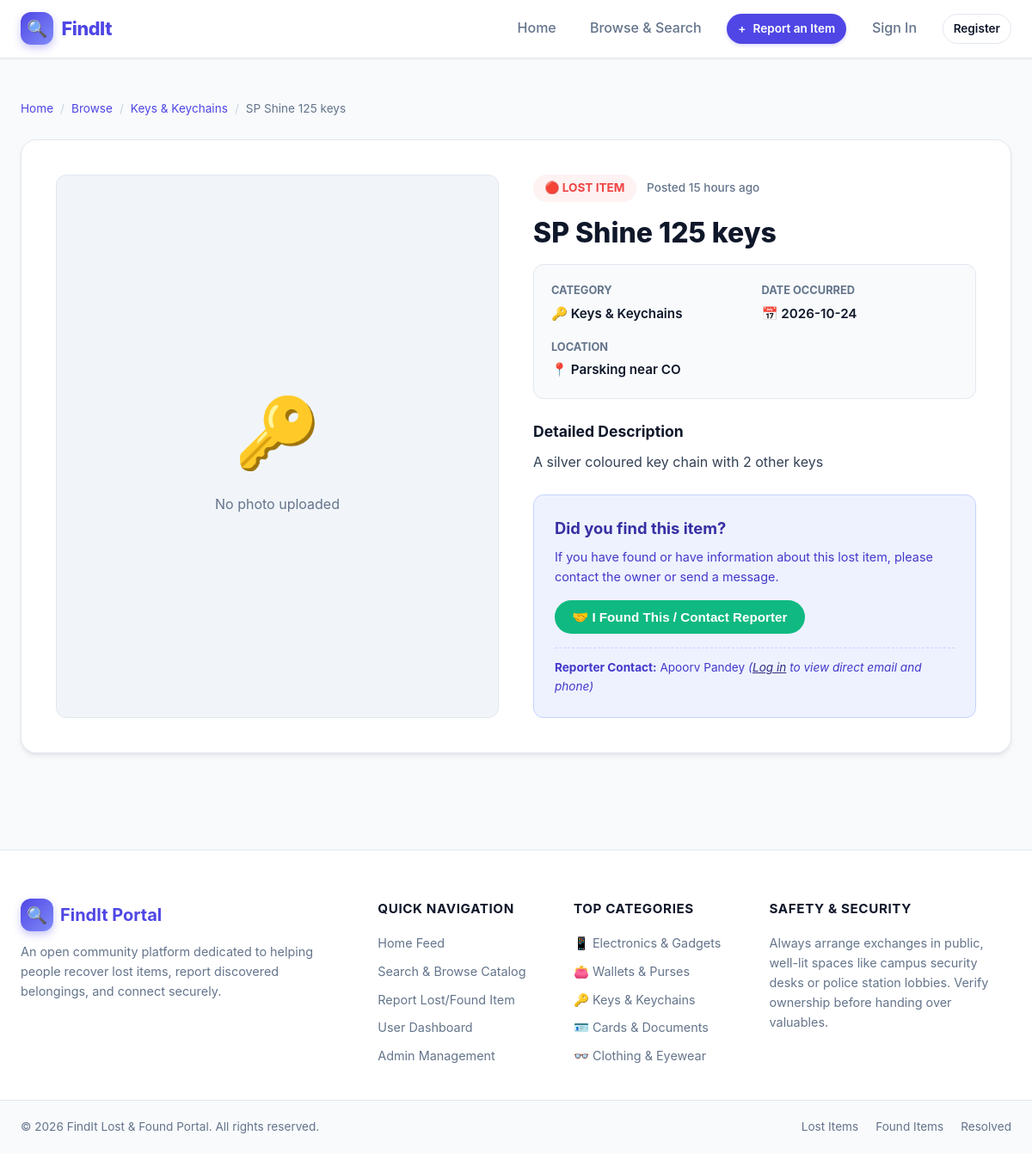
/item.php?id=7, run on the app's committed database.
### tables this page shows
CREATE TABLE items (
            id INTEGER PRIMARY KEY AUTOINCREMENT,
            user_id INTEGER,
            type TEXT NOT NULL,               -- 'lost' or 'found'
            title TEXT NOT NULL,
            category TEXT NOT NULL,
            description TEXT NOT NULL,
            location TEXT NOT NULL,
            item_date TEXT NOT NULL,
            image_path TEXT,
            contact_name TEXT NOT NULL,
            contact_email TEXT NOT NULL,
            contact_phone TEXT,
            status TEXT DEFAULT 'active',     -- 'active', 'claimed', 'returned'
            security_secret TEXT NOT NULL,
            created_at DATETIME DEFAULT CURRENT_TIMESTAMP,
            updated_at DATETIME DEFAULT CURRENT_TIMESTAMP,
            FOREIGN KEY (user_id) REFERENCES users(id) ON DELETE SET NULL
        );

### includes/functions.php (called while the page is built, shortened)
<?php
function get_categories() {
    return [
        'electronics' => ['label' => 'Electronics & Gadgets', 'icon' => '📱'],
        'wallets'     => ['label' => 'Wallets & Purses',     'icon' => '👛'],
        'keys'        => ['label' => 'Keys & Keychains',     'icon' => '🔑'],
        'documents'   => ['label' => 'Cards & Documents',    'icon' => '🪪'],
        'clothing'    => ['label' => 'Clothing & Eyewear',   'icon' => '👓'],
        'pets'        => ['label' => 'Pets & Animals',       'icon' => '🐾'],
        'books'       => ['label' => 'Books & Notebooks',    'icon' => '📚'],
        'jewelry'     => ['label' => 'Jewelry & Watches',    'icon' => '⌚'],
        'other'       => ['label' => 'Other Belongings',     'icon' => '📦']
    ];
}
function get_category_label($key) {
    $cats = get_categories();
    return $cats[$key]['label'] ?? ucfirst($key);
}
function get_category_icon($key) {
    $cats = get_categories();
    return $cats[$key]['icon'] ?? '📦';
}
function time_ago($datetime) {
    $time = strtotime($datetime);
    $diff = time() - $time;
    if ($diff < 86400) return floor($diff / 3600) . ' hours ago';
    return date('M d, Y', $time);
}

### includes/auth.php (called while the page is built, shortened)
<?php
require_once __DIR__ . '/functions.php';
function is_logged_in() {
    return isset($_SESSION['user_id']) && !empty($_SESSION['user_id']);
}

### item.php (the view, shortened to what this page needs)
<?php
require_once __DIR__ . '/includes/header.php';
$pdo = getDbConnection();
$itemId = filter_input(INPUT_GET, 'id', FILTER_VALIDATE_INT);
$stmt = $pdo->prepare("SELECT * FROM items WHERE id = :id");
$stmt->execute([':id' => $itemId]);
$item = $stmt->fetch();
?>
<main class="main-wrapper">
    <div class="breadcrumbs">
        <a href="index.php">Home</a>
        <span class="divider">/</span>
        <a href="browse.php">Browse</a>
        <span class="divider">/</span>
        <a href="browse.php?category=<?= urlencode($item['category']) ?>"><?= htmlspecialchars(get_category_label($item['category'])) ?></a>
        <span class="divider">/</span>
        <span><?= htmlspecialchars($item['title']) ?></span>
    </div>
    <div class="detail-layout">
        <div class="detail-img-box">
            <?php if (!empty($item['image_path']) && file_exists(UPLOAD_DIR . $item['image_path'])): ?>
                <img src="<?= UPLOAD_WEB_PATH . htmlspecialchars($item['image_path']) ?>" alt="<?= htmlspecialchars($item['title']) ?>">
            <?php else: ?>
                <div style="font-size: 5rem; text-align: center; color: #94a3b8;">
                    <?= get_category_icon($item['category']) ?>
                    <p style="font-size: 1rem; color: var(--text-muted); margin-top: 0.5rem;">No photo uploaded</p>
                </div>
            <?php endif; ?>
        </div>
        <div class="detail-info">
            <div class="detail-badges">
                <?php if ($item['status'] === 'claimed' || $item['status'] === 'returned'): ?>
                    <span class="status-pill status-returned" style="font-size: 0.85rem; padding: 0.35rem 0.85rem;">
                        ✓ Reunited / Resolved
                    </span>
                <?php elseif ($item['type'] === 'lost'): ?>
                    <span class="status-pill" style="background: var(--lost-light); color: var(--lost-color); font-size: 0.85rem; padding: 0.35rem 0.85rem;">
                        🔴 Lost Item
                    </span>
                <?php else: ?>
                    <span class="status-pill" style="background: var(--found-light); color: var(--found-color); font-size: 0.85rem; padding: 0.35rem 0.85rem;">
                        🟢 Found Item
                    </span>
                <?php endif; ?>
                <span style="font-size: 0.85rem; color: var(--text-muted); font-weight: 500;">
                    Posted <?= time_ago($item['created_at']) ?>
                </span>
            </div>
            <h1 class="detail-title"><?= htmlspecialchars($item['title']) ?></h1>
            <div class="detail-meta-list">
                <div class="detail-meta-item">
                    <strong>Category</strong>
                    <span><?= get_category_icon($item['category']) ?> <?= htmlspecialchars(get_category_label($item['category'])) ?></span>
                </div>
                <div class="detail-meta-item">
                    <strong>Date Occurred</strong>
                    <span>📅 <?= htmlspecialchars($item['item_date']) ?></span>
                </div>
                <div class="detail-meta-item" style="grid-column: 1 / -1;">
                    <strong>Location</strong>
                    <span>📍 <?= htmlspecialchars($item['location']) ?></span>
                </div>
            </div>
            <div class="detail-desc-block">
                <h3>Detailed Description</h3>
                <p style="white-space: pre-line; color: #334155; line-height: 1.7;"><?= htmlspecialchars($item['description']) ?></p>
            </div>
            <div class="claim-box" id="claim">
                <?php if ($item['status'] === 'claimed' || $item['status'] === 'returned'): ?>
                    <h4>🎉 This item has been resolved!</h4>
                    <p>The owner and finder have successfully reconnected. Further claims are closed.</p>
                <?php else: ?>
                    <h4>Did you find this item?</h4>
                    <p>If you have found or have information about this lost item, please contact the owner or send a message.</p>
                    <button type="button" class="btn btn-success" data-open-modal="claimModal">
                        🤝 I Found This / Contact Reporter
                    </button>
                <?php endif; ?>
                <div style="margin-top: 1rem; font-size: 0.85rem; color: #4338ca; border-top: 1px dashed #c7d2fe; padding-top: 0.75rem;">
                    <strong>Reporter Contact:</strong> <?= htmlspecialchars($item['contact_name']) ?>
                    <?php if (is_logged_in()): ?>
                        (<?= htmlspecialchars($item['contact_email']) ?> <?= !empty($item['contact_phone']) ? '• ' . htmlspecialchars($item['contact_phone']) : '' ?>)
                    <?php else: ?>
                        <em>(<a href="login.php?redirect=item.php?id=<?= $item['id'] ?>" style="text-decoration: underline; color: #312e81;">Log in</a> to view direct email and phone)</em>
                    <?php endif; ?>
                </div>
            </div>
        </div>
    </div>
</main>
<?php require_once __DIR__ . '/includes/footer.php'; ?>

### css/style.css (style rules this page uses)
:root { --primary: #4f46e5; --primary-hover: #4338ca; --primary-light: #eef2ff; --lost-color: #ef4444; --lost-light: #fef2f2; --found-color: #10b981; --found-light: #ecfdf5; --claimed-color: #64748b; --claimed-light: #f1f5f9; --text-main: #0f172a; --text-muted: #64748b; --bg-body: #f8fafc; --bg-card: #ffffff; --border-color: #e2e8f0; --border-focus: #818cf8; --radius-sm: 6px; --radius-md: 12px; --radius-lg: 18px; --radius-full: 9999px; --shadow-sm: 0 1px 2px 0 rgb(0 0 0 / 0.05); --shadow-md: 0 4px 6px -1px rgb(0 0 0 / 0.08), 0 2px 4px -2px rgb(0 0 0 / 0.06); --shadow-lg: 0 10px 15px -3px rgb(0 0 0 / 0.08), 0 4px 6px -4px rgb(0 0 0 / 0.05); --shadow-xl: 0 20px 25px -5px rgb(0 0 0 / 0.1), 0 8px 10px -6px rgb(0 0 0 / 0.08); --transition: all 0.2s cubic-bezier(0.16, 1, 0.3, 1); }
* { box-sizing: border-box; margin: 0; padding: 0; }
body { font-family: -apple-system, BlinkMacSystemFont, "Segoe UI", Roboto, "Helvetica Neue", Arial, sans-serif; background-color: var(--bg-body); color: var(--text-main); line-height: 1.6; min-height: 100vh; display: flex; flex-direction: column; }
a { color: inherit; text-decoration: none; }
.breadcrumbs { display: flex; align-items: center; gap: 0.5rem; font-size: 0.85rem; color: var(--text-muted); margin-bottom: 1.5rem; }
.breadcrumbs a { color: var(--primary); text-decoration: none; }
.breadcrumbs span.divider { color: #cbd5e1; }
.btn { display: inline-flex; align-items: center; justify-content: center; gap: 0.5rem; padding: 0.6rem 1.2rem; border-radius: var(--radius-full); font-weight: 600; font-size: 0.95rem; cursor: pointer; transition: var(--transition); border: 1px solid transparent; outline: none; }
.btn-success { background-color: var(--found-color); color: #ffffff; }
.main-wrapper { max-width: 1200px; margin: 2rem auto; padding: 0 1.5rem; flex: 1; width: 100%; }
.detail-layout { display: grid; grid-template-columns: 1fr 1fr; gap: 2.5rem; background: #ffffff; padding: 2.5rem; border-radius: var(--radius-lg); border: 1px solid var(--border-color); box-shadow: var(--shadow-md); margin-top: 1.5rem; }
.detail-img-box { border-radius: var(--radius-md); overflow: hidden; background-color: #f1f5f9; min-height: 380px; display: flex; align-items: center; justify-content: center; border: 1px solid var(--border-color); }
.detail-info { display: flex; flex-direction: column; }
.detail-badges { display: flex; align-items: center; gap: 0.75rem; margin-bottom: 1rem; }
.detail-title { font-size: 2rem; font-weight: 800; margin-bottom: 1rem; line-height: 1.25; }
.detail-meta-list { display: grid; grid-template-columns: 1fr 1fr; gap: 1rem; background: #f8fafc; padding: 1.25rem; border-radius: var(--radius-md); margin-bottom: 1.5rem; border: 1px solid var(--border-color); }
.detail-meta-item strong { display: block; font-size: 0.8rem; text-transform: uppercase; color: var(--text-muted); margin-bottom: 0.2rem; }
.detail-meta-item span { font-size: 0.95rem; font-weight: 600; color: var(--text-main); }
.detail-desc-block { margin-bottom: 1.5rem; }
.detail-desc-block h3 { font-size: 1.1rem; font-weight: 700; margin-bottom: 0.5rem; }
.claim-box { background: var(--primary-light); border: 1px solid #c7d2fe; padding: 1.5rem; border-radius: var(--radius-md); margin-top: auto; }
.claim-box h4 { font-size: 1.15rem; font-weight: 700; color: #3730a3; margin-bottom: 0.4rem; }
.claim-box p { font-size: 0.9rem; color: #4338ca; margin-bottom: 1rem; }
.status-pill { display: inline-block; padding: 0.25rem 0.65rem; border-radius: var(--radius-full); font-size: 0.75rem; font-weight: 700; text-transform: uppercase; }

### data on the page
items: category "Keys & Keychains", title "SP Shine 125 keys", category "🔑", created_at "15 hours ago", item_date "2026-10-24", location "Parsking near CO", description "A silver coloured key chain with 2 other keys", contact_name "Apoorv Pandey"

### other printed values
$cat['icon'] "📱"
$cat['label'] "Electronics & Gadgets"
$cat['icon'] "👛"
$cat['label'] "Wallets & Purses"
$cat['icon'] "🔑"
$cat['label'] "Keys & Keychains"
$cat['icon'] "🪪"
$cat['label'] "Cards & Documents"
$cat['icon'] "👓"
$cat['label'] "Clothing & Eyewear"
